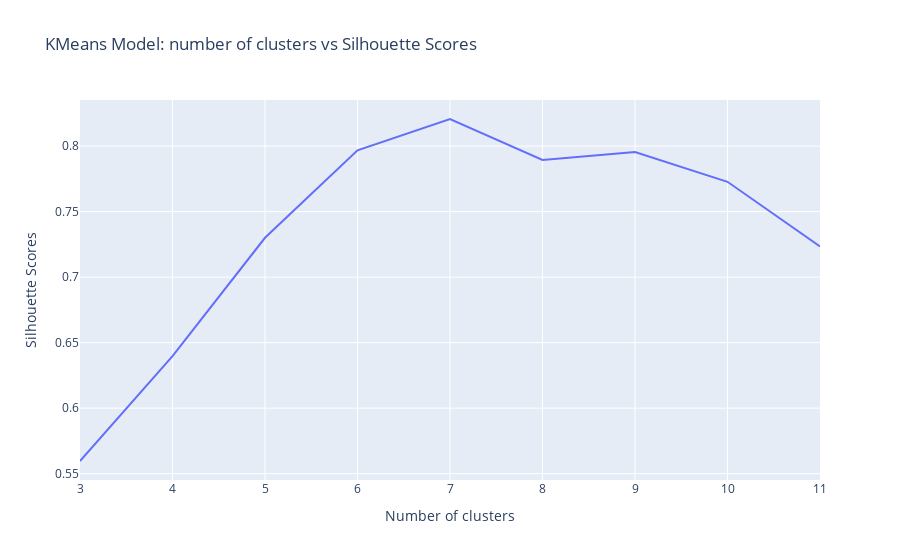

Source (notebook cell):
### Markdown cell above
The best inertia scoresis when the number of clusters is 6.

### Code cell
fig=px.line(x=n_clusters, y=silhouette_scores.values(), title="KMeans Model: number of clusters vs Silhouette Scores")
fig.update_layout(xaxis_title="Number of clusters", yaxis_title ="Silhouette Scores")
fig.show()

### Figure 1 — Plotly figure (JSON) as saved in the notebook; plotly's stock layout.template omitted (floating-point values rounded to 4 significant figures)
{"data": [{"hovertemplate": "x=%{x}<br>y=%{y}<extra></extra>", "legendgroup": "", "line": {"color": "#636efa", "dash": "solid"}, "marker": {"symbol": "circle"}, "mode": "lines", "name": "", "orientation": "v", "showlegend": false, "type": "scatter", "x": [3, 4, 5, 6, 7, 8, 9, 10, 11], "xaxis": "x", "y": [0.5597, 0.6397, 0.73, 0.7968, 0.8207, 0.7895, 0.7955, 0.7728, 0.7235], "yaxis": "y"}], "layout": {"legend": {"tracegroupgap": 0}, "title": {"text": "KMeans Model: number of clusters vs Silhouette Scores"}, "xaxis": {"anchor": "y", "domain": [0, 1], "title": {"text": "Number of clusters"}}, "yaxis": {"anchor": "x", "domain": [0, 1], "title": {"text": "Silhouette Scores"}}}}
